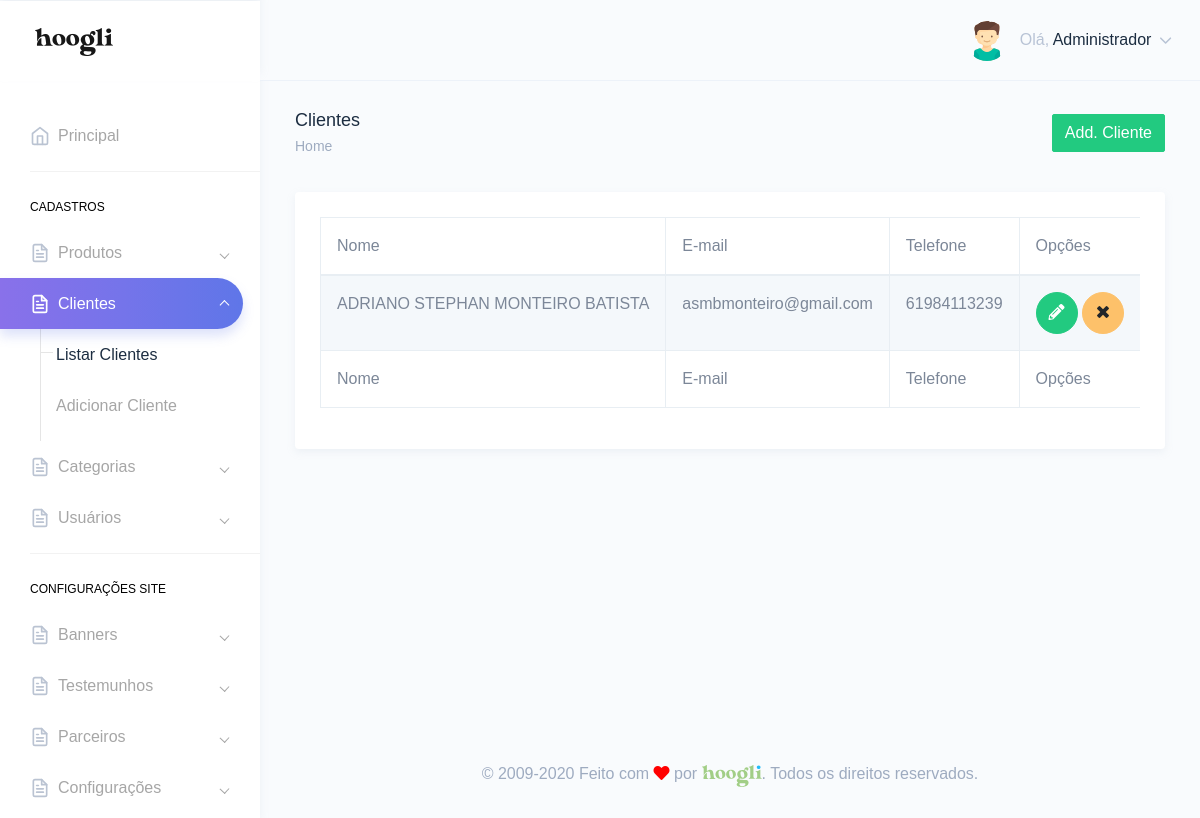
Page /painel/clientes.php (signed in) on the committed database.
### tables this page shows
CREATE TABLE `tbl_usuarios` (
  `id` int(11) NOT NULL,
  `nome` varchar(250) DEFAULT NULL,
  `email` varchar(250) DEFAULT NULL,
  `telefone` varchar(250) DEFAULT NULL,
  `endereco` varchar(250) DEFAULT NULL,
  `cpf` varchar(100) DEFAULT NULL,
  `login` varchar(100) DEFAULT NULL,
  `senha` varchar(100) DEFAULT NULL,
  `foto` varchar(250) DEFAULT NULL,
  `id_cargo` int(11) DEFAULT NULL,
  `sexo` varchar(2) DEFAULT NULL,
  `perm_cad_usuario` varchar(2) DEFAULT NULL,
  `perm_relatorio` varchar(2) DEFAULT NULL,
  `perm_add_usuario` varchar(2) DEFAULT NULL,
  `perm_edit_usuario` varchar(2) DEFAULT NULL,
  `perm_del_usuario` varchar(2) DEFAULT NULL,
  `perm_cad_contato` varchar(2) DEFAULT NULL,
  `perm_edit_contato` varchar(2) DEFAULT NULL,
  `perm_del_contato` varchar(2) DEFAULT NULL,
  `perm_edit_contato_nf` varchar(3) DEFAULT NULL,
  `perm_pag_principal_rm` varchar(2) DEFAULT NULL,
  `perm_pag_principal_uc` varchar(2) DEFAULT NULL,
  `admin_geral` varchar(2) DEFAULT NULL,
  `data_frase` date DEFAULT NULL,
  `id_frase` int(11) DEFAULT NULL,
  `frase_lida` varchar(2) DEFAULT NULL
);

CREATE TABLE `tbl_cliente` (
  `id` int(11) NOT NULL,
  `nome` varchar(250) DEFAULT NULL,
  `email` varchar(250) DEFAULT NULL,
  `telefone` varchar(40) DEFAULT NULL,
  `sexo` varchar(2) DEFAULT NULL,
  `senha` varchar(80) DEFAULT NULL,
  `cep` varchar(20) DEFAULT NULL,
  `endereco` varchar(250) DEFAULT NULL,
  `id_estado` int(11) DEFAULT NULL,
  `id_cidade` int(11) DEFAULT NULL,
  `bairro` varchar(250) DEFAULT NULL,
  `numero` varchar(20) DEFAULT NULL,
  `complemento` varchar(250) DEFAULT NULL
);

### Connection/con-pdo.php (called while the page is built, shortened)
<?php
$conInstanciada = '';
if(empty($conInstanciada)) {
	class Conexao {
		private static $pdo;
		public static function getInstance() {
		if (!isset(self::$pdo)) {
		 try {
		  $opcoes = array(PDO::MYSQL_ATTR_INIT_COMMAND => 'SET NAMES utf8', PDO::ATTR_PERSISTENT => TRUE);
		  self::$pdo = new PDO("mysql:host=" . HOST . "; dbname=" . DBNAME . "; charset=" . CHARSET . ";", USER, PASSWORD, $opcoes);
		  self::$pdo->setAttribute(PDO::ATTR_ERRMODE, PDO::ERRMODE_EXCEPTION);
		 } catch (PDOException $e) {
		  print "Erro: " . $e->getMessage();
		 }
		}
		return self::$pdo;
		}
	}
}

### Class/acesso.class.php (called while the page is built, shortened)
<?php
$AcessoInstanciada = '';
if(empty($AcessoInstanciada)) {
	if(file_exists('Connection/conexao.php')) {
		require_once('Connection/con-pdo.php');
		require_once('funcoes.php');
	} else {
		require_once('../Connection/con-pdo.php');
		require_once('../funcoes.php');
	}
	class Acesso {
		private $pdo = null;
		private static $Acesso = null;
		private function __construct($conexao){
			$this->pdo = $conexao;
		}
		public static function getInstance($conexao){
			if (!isset(self::$Acesso)):
				self::$Acesso = new Acesso($conexao);
			endif;
			return self::$Acesso;
		}
		function rsDados($id='', $idCargo='', $orderBy='', $limite='') {
			$sqlLimite = '';
			$sqlOrdem = '';
			$sql = '';
			$nCampos = 0;
			if(!empty($id)) {
				$sql .= " and id = ?";
				$nCampos++;
				$campo[$nCampos] = $id;
			}
			try{
				$sql = "SELECT * FROM tbl_usuarios where 1=1 $sql $sqlOrdem $sqlLimite";
				$stm = $this->pdo->prepare($sql);
				for($i=1; $i<=$nCampos; $i++) {
					$stm->bindValue($i, $campo[$i]);
				}
				$stm->execute();
				$rsDados = $stm->fetchAll(PDO::FETCH_OBJ);
				if($id <> '' or $limite == 1) {
					return($rsDados[0]);
				} else {
					return($rsDados);
				}
			} catch(PDOException $erro){
				echo $erro->getMessage();
			}
		}
	}
}

### painel/verifica.php (called while the page is built, shortened)
<?php
include "../Class/acesso.class.php";
$verificaRestrito = Acesso::getInstance(Conexao::getInstance());
include "../Class/clientes.class.php";
$clientes = Clientes::getInstance(Conexao::getInstance());
$verificaRestrito->restritoAdmin();
$dadosUsuarioLogado = $verificaRestrito->rsDados($_SESSION['dadosLogado']->id);
?>

### funcoes.php (called while the page is built, shortened)
<?php
  function icone_genero($genero) {
    switch ($genero) {
      case "M": return "assets/images/avatars/boy.svg"; break;
    }
  }
?>

### Class/clientes.class.php (called while the page is built, shortened)
<?php
$ClientesInstanciada = '';
if(empty($ClientesInstanciada)) {
	if(file_exists('Connection/conexao.php')) {
		require_once('Connection/con-pdo.php');
		require_once('funcoes.php');
	} else {
		require_once('../Connection/con-pdo.php');
		require_once('../funcoes.php');
	}
	class Clientes {
		private $pdo = null;
		private static $Clientes = null;
		private function __construct($conexao){
			$this->pdo = $conexao;
		}
		public static function getInstance($conexao){
			if (!isset(self::$Clientes)):
				self::$Clientes = new Clientes($conexao);
			endif;
			return self::$Clientes;
		}
		function rsDados($id='', $orderBy='', $limite='') {
			$nCampos = 0;
			$sql = '';
			$sqlOrdem = '';
			$sqlLimite = '';
			try{
				$sql = "SELECT * FROM tbl_cliente where 1=1 $sql $sqlOrdem $sqlLimite";
				$stm = $this->pdo->prepare($sql);
				for($i=1; $i<=$nCampos; $i++) {
					$stm->bindValue($i, $campo[$i]);
				}
				$stm->execute();
				$rsDados = $stm->fetchAll(PDO::FETCH_OBJ);
				if($id <> '' or $limite == 1) {
					return($rsDados[0]);
				} else {
					return($rsDados);
				}
			} catch(PDOException $erro){
				echo $erro->getMessage();
			}
		}
	}
}

### painel/clientes.php (the view, shortened to what this page needs)
<?php include "verifica.php";
$puxaClientes = $clientes->rsDados();
?>
<!DOCTYPE html>
<html dir="ltr" lang="pt-br">
<head>
    <link href="dist/css/style.min.css" rel="stylesheet">
</head>
<body>
    <div id="main-wrapper" data-theme="light" data-layout="vertical" data-navbarbg="skin6" data-sidebartype="full" data-sidebar-position="fixed" data-header-position="fixed" data-boxed-layout="full">
      <?php include "header.php";?>
       <?php include "inc-menu-lateral.php";?>
        <div class="page-wrapper">
            <div class="page-breadcrumb">
                <div class="row">
                    <div class="col-7 align-self-center">
                        <h4 class="page-title text-truncate text-dark font-weight-medium mb-1">Clientes</h4>
                        <div class="d-flex align-items-center">
                            <nav aria-label="breadcrumb">
                                <ol class="breadcrumb m-0 p-0">
                                    <li class="breadcrumb-item"><a href="." class="text-muted">Home</a></li>
                                </ol>
                            </nav>
                        </div>
                    </div>
                    <div class="col-5 align-self-center">
                        <a href="add-cliente.php" class="btn btn-success float-right">Add. Cliente</a>
                    </div>
                </div>
            </div>
            <div class="container-fluid">
                <div class="row">
                    <div class="col-12">
                        <div class="card">
                            <div class="card-body">
                                <div class="table-responsive">
                                    <table id="zero_config" class="table table-striped table-bordered no-wrap">
                                        <thead>
                                            <tr>
                                                <th>Nome</th>
                                                <th>E-mail</th>
                                                <th>Telefone</th>
                                                <th>Opções</th>
                                            </tr>
                                        </thead>
                                        <tbody>
                                            <?php
                                            if(count($puxaClientes) > 0){
                                            foreach($puxaClientes as $cliente){?>
                                            <tr>
                                                <td><?php echo $cliente->nome;?></td>
                                                <td><?php echo $cliente->email;?></td>
                                                <td><?php echo $cliente->telefone;?></td>
                                                <td>
                                                    <a href="editar-cliente.php?id=<?php echo $cliente->id;?>" class="btn btn-success btn-circle"><i class="fas fa-pencil-alt"></i></a>
                                                    <a href="clientes.php?id=<?php echo $cliente->id;?>&acao=excluirCliente" class="btn btn-warning btn-circle"><i class="fa fa-times"></i></a>
                                                </td>
                                            </tr>
                                            <?php } }?>
                                        </tbody>
                                        <tfoot>
                                            <tr>
                                                <th>Nome</th>
                                                <th>E-mail</th>
                                                <th>Telefone</th>
                                                <th>Opções</th>
                                            </tr>
                                        </tfoot>
                                    </table>
                                </div>
                            </div>
                        </div>
                    </div>
                </div>
            </div>
        <?php include "footer.php";?>
        </div>
    </div>
</body>
</html>

### painel/header.php (shortened to what this page needs)
<header class="topbar" data-navbarbg="skin6">
            <nav class="navbar top-navbar navbar-expand-md">
                <div class="navbar-header" data-logobg="skin6">
                    <div class="navbar-brand">
                        <a href=".">
                            <span class="logo-text">
                                <img src="assets/images/hoogli_logo.png" alt="homepage" class="dark-logo" />
                            </span>
                        </a>
                    </div>
                </div>
                <div class="navbar-collapse collapse" id="navbarSupportedContent">
                    <ul class="navbar-nav float-right">
                        <li class="nav-item dropdown">
                            <a class="nav-link dropdown-toggle" href="javascript:void(0)" data-toggle="dropdown"
                                aria-haspopup="true" aria-expanded="false">
                                <?php if(!empty($dadosUsuarioLogado->foto)){?>
                                <img src="../img/<?php echo $dadosUsuarioLogado->foto;?>" alt="<?php echo $dadosUsuarioLogado->nome;?>" class="rounded-circle" width="40">
                                <?php }else{?>
                                <img src="<?php echo icone_genero($dadosUsuarioLogado->sexo);?>" alt="<?php echo $dadosUsuarioLogado->nome;?>" class="rounded-circle" width="40">
                                <?php }?>
                                <span class="ml-2 d-none d-lg-inline-block"><span>Olá,</span> <span
                                        class="text-dark"><?php echo $dadosUsuarioLogado->nome;?></span> <i data-feather="chevron-down"
                                        class="svg-icon"></i></span>
                            </a>
                        </li>
                    </ul>
                </div>
            </nav>
        </header>

### rows in the picture
tbl_usuarios: nome "Administrador"
tbl_cliente: nome "ADRIANO STEPHAN MONTEIRO BATISTA", email "asmbmonteiro@gmail.com", telefone "61984113239"
